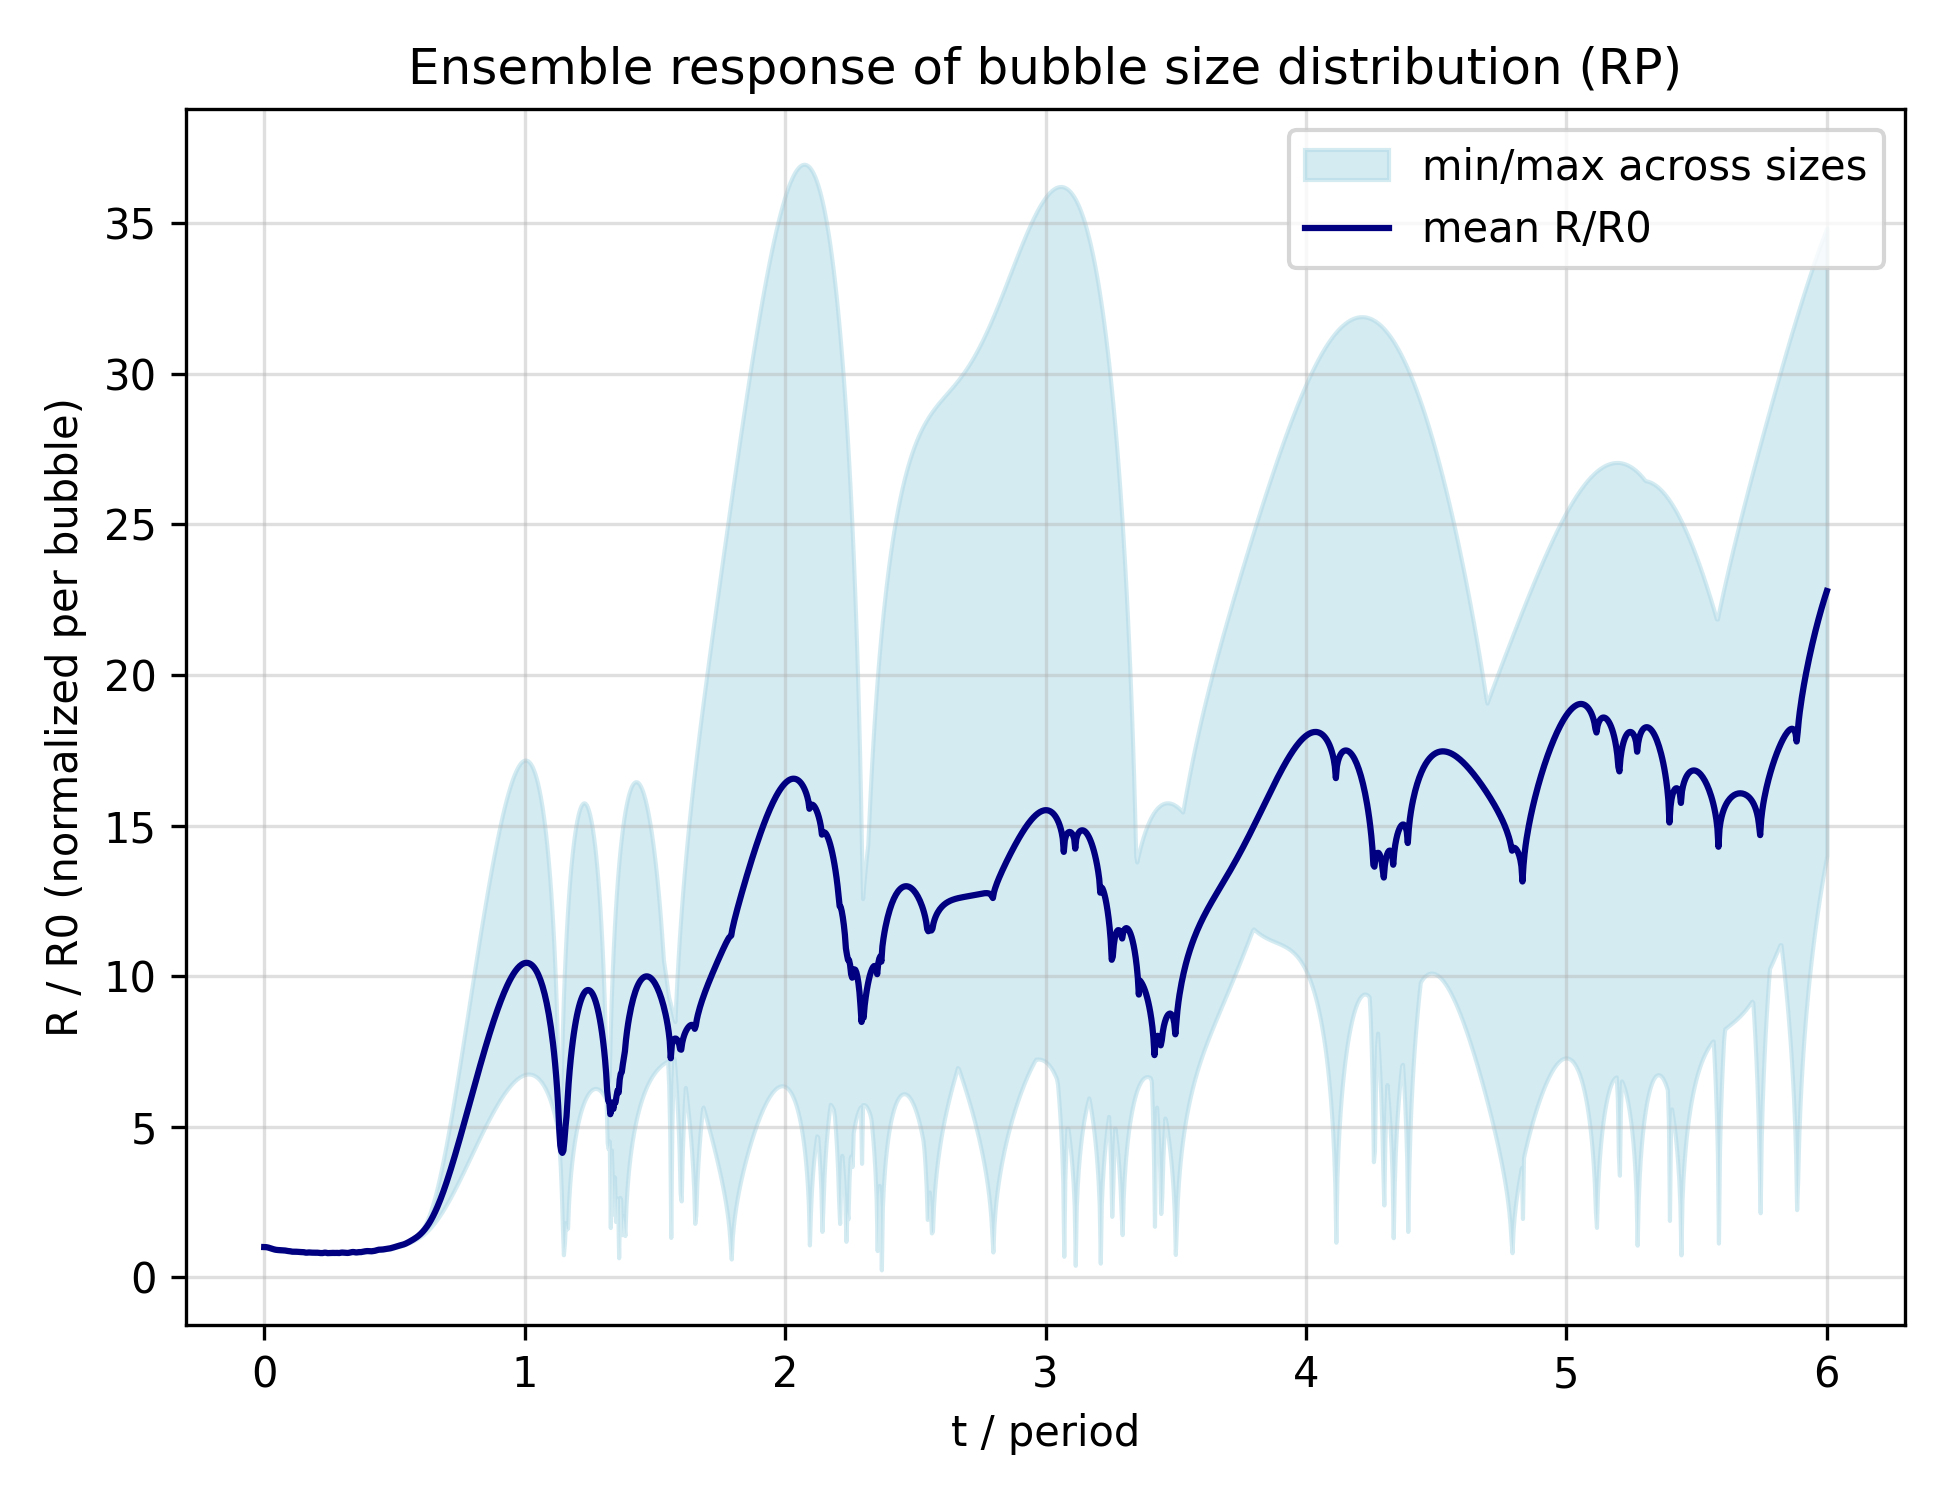

The Python source for this figure:
import numpy as np
import matplotlib.pyplot as plt
from scipy.integrate import solve_ivp

# Simple ensemble study: distribution of bubble sizes under same drive (independent RP)

rho = 1.0
p_g0 = 100.0
kappa = 1.4
p0 = 100.0
mu = 0.0
sigma = 0.0

Pa = 150.0
f = 0.2
omega = 2 * np.pi * f

R0_values = np.linspace(0.5, 1.5, 7)  # different initial sizes


def rp_rhs_factory(R0):
    def p_bubble(R):
        R = max(R, 1e-8)
        return p_g0 * (R0 / R) ** (3 * kappa)

    def rhs(t, y):
        R, Rdot = y
        R = max(R, 1e-8)
        p_inf = p0 + Pa * np.sin(omega * t)
        delta_p = p_bubble(R) - p_inf
        Rddot = delta_p / (rho * R) - 1.5 * (Rdot ** 2) / R
        return [Rdot, Rddot]

    return rhs


periods = 6
t_end = periods / f
t_common = np.linspace(0, t_end, 1500)

R_tracks = []
for R0 in R0_values:
    rhs = rp_rhs_factory(R0)
    y0 = [R0, 0.0]
    sol = solve_ivp(rhs, (0, t_end), y0, t_eval=t_common, rtol=1e-8, atol=1e-11)
    # If solver stops early, interpolate onto the common grid; pad with NaN beyond solution interval.
    R_interp = np.interp(t_common, sol.t, sol.y[0], left=np.nan, right=np.nan) / R0
    R_tracks.append(R_interp)

R_tracks = np.array(R_tracks)
mean_track = np.nanmean(R_tracks, axis=0)
min_track = np.nanmin(R_tracks, axis=0)
max_track = np.nanmax(R_tracks, axis=0)

plt.figure(figsize=(6.5, 5))
plt.fill_between(t_common / (1 / f), min_track, max_track, color="lightblue", alpha=0.5, label="min/max across sizes")
plt.plot(t_common / (1 / f), mean_track, color="navy", label="mean R/R0")
plt.title("Ensemble response of bubble size distribution (RP)")
plt.xlabel("t / period")
plt.ylabel("R / R0 (normalized per bubble)")
plt.grid(True, alpha=0.4)
plt.legend()
plt.tight_layout()
plt.savefig("study_bubble_cloud.png", dpi=300)
plt.show()
